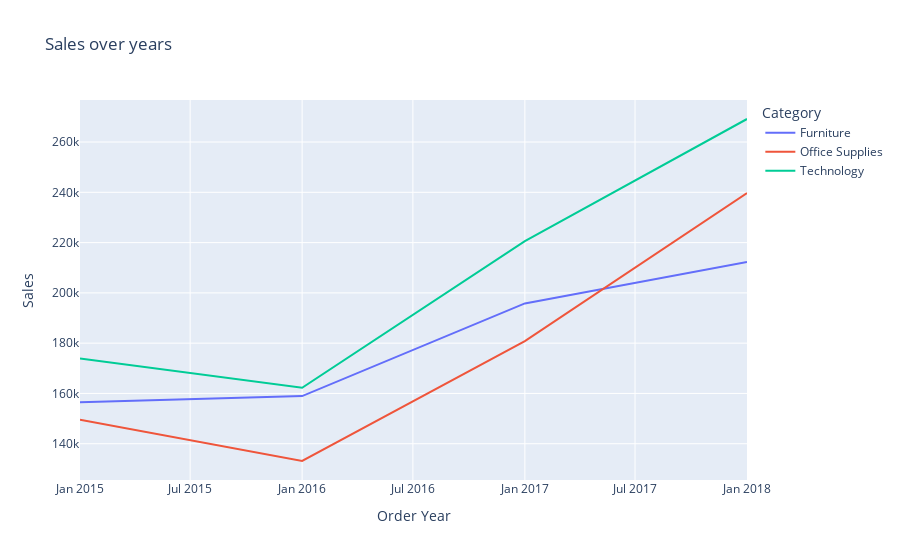

This figure's notebook cell:
### Code cell
#Sales over years for each Category
df['Order Year'] = pd.to_datetime(df['Order Year'], format='%Y')
grouped_data= df.groupby(['Order Year','Category'],as_index=False)['Sales'].sum()
fig=px.line(grouped_data, x='Order Year', y='Sales',color='Category', title='Sales over years')
fig.show()

### Figure 1 — Plotly figure (JSON) as saved in the notebook; plotly's stock layout.template omitted (floating-point values rounded to 4 significant figures)
{"data": [{"hovertemplate": "Category=Furniture<br>Order Year=%{x}<br>Sales=%{y}<extra></extra>", "legendgroup": "Furniture", "line": {"color": "#636efa", "dash": "solid"}, "marker": {"symbol": "circle"}, "mode": "lines", "name": "Furniture", "orientation": "v", "showlegend": true, "type": "scatter", "x": ["2015-01-01T00:00:00", "2016-01-01T00:00:00", "2017-01-01T00:00:00", "2018-01-01T00:00:00"], "xaxis": "x", "y": [156500.0, 158900.0, 195800.0, 212300.0], "yaxis": "y"}, {"hovertemplate": "Category=Office Supplies<br>Order Year=%{x}<br>Sales=%{y}<extra></extra>", "legendgroup": "Office Supplies", "line": {"color": "#EF553B", "dash": "solid"}, "marker": {"symbol": "circle"}, "mode": "lines", "name": "Office Supplies", "orientation": "v", "showlegend": true, "type": "scatter", "x": ["2015-01-01T00:00:00", "2016-01-01T00:00:00", "2017-01-01T00:00:00", "2018-01-01T00:00:00"], "xaxis": "x", "y": [149500.0, 133100.0, 180800.0, 239700.0], "yaxis": "y"}, {"hovertemplate": "Category=Technology<br>Order Year=%{x}<br>Sales=%{y}<extra></extra>", "legendgroup": "Technology", "line": {"color": "#00cc96", "dash": "solid"}, "marker": {"symbol": "circle"}, "mode": "lines", "name": "Technology", "orientation": "v", "showlegend": true, "type": "scatter", "x": ["2015-01-01T00:00:00", "2016-01-01T00:00:00", "2017-01-01T00:00:00", "2018-01-01T00:00:00"], "xaxis": "x", "y": [173900.0, 162300.0, 220600.0, 269200.0], "yaxis": "y"}], "layout": {"autosize": true, "legend": {"title": {"text": "Category"}, "tracegroupgap": 0}, "title": {"text": "Sales over years"}, "xaxis": {"anchor": "y", "autorange": true, "domain": [0, 1], "range": ["2015-01-01", "2018-01-01"], "title": {"text": "Order Year"}, "type": "date"}, "yaxis": {"anchor": "x", "autorange": true, "domain": [0, 1], "range": [125600.0, 276700.0], "title": {"text": "Sales"}, "type": "linear"}}}
